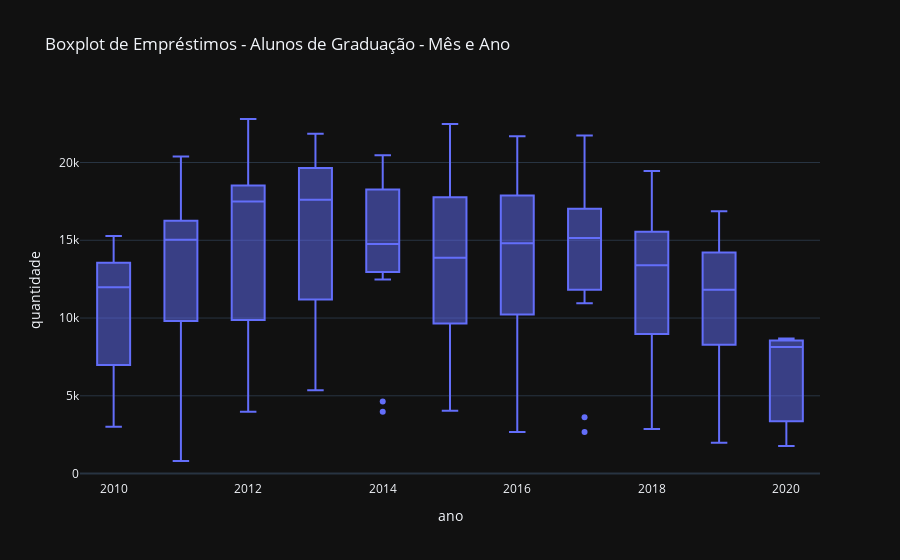

Notebook cell for this chart:
### Markdown cell above
Plotando Boxplot - Plotly

### Code cell
fig = px.box(graduacao_circulante, y = 'quantidade', x = 'ano', title = 'Boxplot de Empréstimos - Alunos de Graduação - Mês e Ano', template='plotly_dark')
fig.show()
fig.write_html('graduacao.html')
